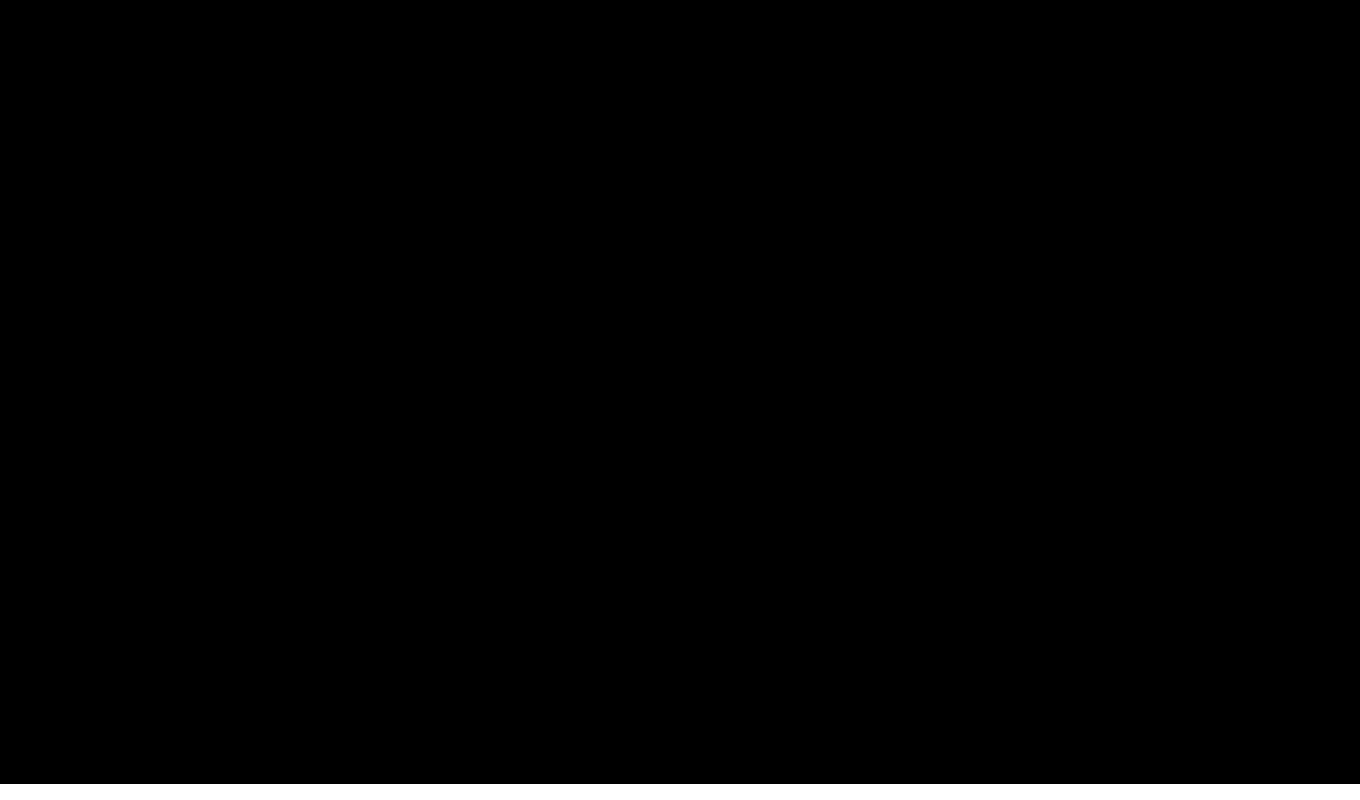

A 2D game scene composited from a Tiled map and its tileset images. What follows is a short description and the map's XML, with each tile layer's data collapsed to a summary:
An orthogonal 85x50 tile map with 16x16 px tiles, 1 tile layer (Capa de patrones 1), 2 tilesets.

<map version="1.5" tiledversion="1.7.2" orientation="orthogonal" renderorder="right-down" width="85" height="50" tilewidth="16" tileheight="16" infinite="0" nextlayerid="2" nextobjectid="1">
 <editorsettings>
  <export target="test_map_1.csv" format="csv" />
 </editorsettings>
 <tileset firstgid="1" source="hitbox_tile.tsx" />
 <tileset firstgid="2" source="mainlev_build.tsx" />
 <layer id="1" name="Capa de patrones 1" width="85" height="50">
  <data>[4250 cells, 85 non-empty, 1 distinct tile ids]</data>
 </layer>
</map>
